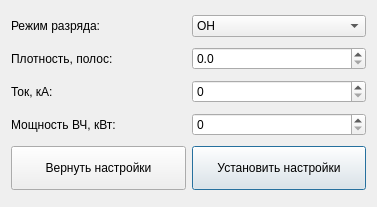
<?xml version="1.0" encoding="UTF-8"?>
<ui version="4.0">
 <class>tokamakWidget</class>
 <widget class="QWidget" name="tokamakWidget">
  <property name="geometry">
   <rect>
    <x>0</x>
    <y>0</y>
    <width>377</width>
    <height>207</height>
   </rect>
  </property>
  <property name="windowTitle">
   <string>Tokamak</string>
  </property>
  <layout class="QGridLayout" name="gridLayout">
   <item row="0" column="0">
    <widget class="QLabel" name="label">
     <property name="text">
      <string>Режим разряда:</string>
     </property>
    </widget>
   </item>
   <item row="1" column="1">
    <widget class="QDoubleSpinBox" name="density_doubleSpinBox">
     <property name="accelerated">
      <bool>true</bool>
     </property>
     <property name="decimals">
      <number>1</number>
     </property>
    </widget>
   </item>
   <item row="1" column="0">
    <widget class="QLabel" name="label_2">
     <property name="text">
      <string>Плотность, полос:</string>
     </property>
    </widget>
   </item>
   <item row="0" column="1">
    <widget class="QComboBox" name="mode_comboBox">
     <item>
      <property name="text">
       <string>OH</string>
      </property>
     </item>
     <item>
      <property name="text">
       <string>RF</string>
      </property>
     </item>
     <item>
      <property name="text">
       <string>Тлеющий</string>
      </property>
     </item>
    </widget>
   </item>
   <item row="2" column="1">
    <widget class="QSpinBox" name="current_spinBox">
     <property name="accelerated">
      <bool>true</bool>
     </property>
     <property name="maximum">
      <number>500</number>
     </property>
    </widget>
   </item>
   <item row="2" column="0">
    <widget class="QLabel" name="label_3">
     <property name="text">
      <string>Ток, кА:</string>
     </property>
    </widget>
   </item>
   <item row="3" column="1">
    <widget class="QSpinBox" name="power_spinBox">
     <property name="accelerated">
      <bool>true</bool>
     </property>
     <property name="maximum">
      <number>500</number>
     </property>
    </widget>
   </item>
   <item row="3" column="0">
    <widget class="QLabel" name="label_4">
     <property name="text">
      <string>Мощность ВЧ, кВт:</string>
     </property>
    </widget>
   </item>
   <item row="4" column="0">
    <widget class="QPushButton" name="return_pushButton">
     <property name="minimumSize">
      <size>
       <width>0</width>
       <height>44</height>
      </size>
     </property>
     <property name="font">
      <font>
       <pointsize>9</pointsize>
      </font>
     </property>
     <property name="cursor">
      <cursorShape>PointingHandCursor</cursorShape>
     </property>
     <property name="text">
      <string>Вернуть настройки</string>
     </property>
    </widget>
   </item>
   <item row="4" column="1">
    <widget class="QPushButton" name="install_pushButton">
     <property name="minimumSize">
      <size>
       <width>0</width>
       <height>44</height>
      </size>
     </property>
     <property name="font">
      <font>
       <pointsize>9</pointsize>
      </font>
     </property>
     <property name="cursor">
      <cursorShape>PointingHandCursor</cursorShape>
     </property>
     <property name="text">
      <string>Установить настройки</string>
     </property>
     <property name="default">
      <bool>true</bool>
     </property>
    </widget>
   </item>
  </layout>
 </widget>
 <resources/>
 <connections/>
</ui>
